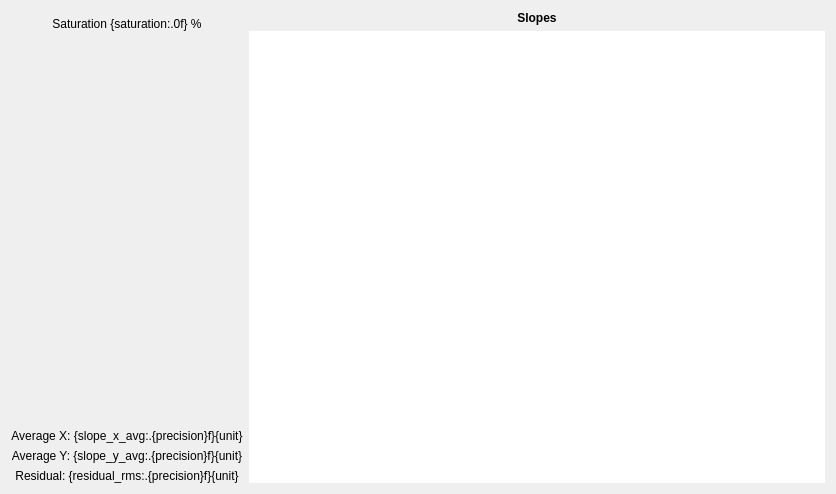
<?xml version="1.0" encoding="UTF-8"?>
<ui version="4.0">
 <class>SlopesWidget</class>
 <widget class="QWidget" name="SlopesWidget">
  <property name="geometry">
   <rect>
    <x>0</x>
    <y>0</y>
    <width>836</width>
    <height>494</height>
   </rect>
  </property>
  <property name="windowTitle">
   <string>Slopes - KalAO</string>
  </property>
  <layout class="QGridLayout" name="gridLayout" columnstretch="0,1">
   <item row="0" column="1">
    <widget class="QLabel" name="title_label">
     <property name="font">
      <font>
       <bold>true</bold>
      </font>
     </property>
     <property name="text">
      <string>Slopes</string>
     </property>
     <property name="alignment">
      <set>Qt::AlignmentFlag::AlignCenter</set>
     </property>
    </widget>
   </item>
   <item row="0" column="0" rowspan="2">
    <layout class="QVBoxLayout" name="side_layout">
     <item>
      <widget class="ImgMinMaxPart" name="minmax_widget"/>
     </item>
     <item>
      <widget class="KLabel" name="saturation_label">
       <property name="text">
        <string>Saturation {saturation:.0f} %</string>
       </property>
       <property name="alignment">
        <set>Qt::AlignmentFlag::AlignCenter</set>
       </property>
      </widget>
     </item>
     <item>
      <spacer name="verticalSpacer">
       <property name="orientation">
        <enum>Qt::Orientation::Vertical</enum>
       </property>
       <property name="sizeHint" stdset="0">
        <size>
         <width>20</width>
         <height>40</height>
        </size>
       </property>
      </spacer>
     </item>
     <item>
      <widget class="KLabel" name="slope_x_avg_label">
       <property name="text">
        <string>Average X: {slope_x_avg:.{precision}f}{unit}</string>
       </property>
       <property name="alignment">
        <set>Qt::AlignmentFlag::AlignCenter</set>
       </property>
      </widget>
     </item>
     <item>
      <widget class="KLabel" name="slope_y_avg_label">
       <property name="text">
        <string>Average Y: {slope_y_avg:.{precision}f}{unit}</string>
       </property>
       <property name="alignment">
        <set>Qt::AlignmentFlag::AlignCenter</set>
       </property>
      </widget>
     </item>
     <item>
      <widget class="KLabel" name="residual_rms_label">
       <property name="text">
        <string>Residual: {residual_rms:.{precision}f}{unit}</string>
       </property>
       <property name="alignment">
        <set>Qt::AlignmentFlag::AlignCenter</set>
       </property>
      </widget>
     </item>
    </layout>
   </item>
   <item row="1" column="1">
    <widget class="KImageViewer" name="slopes_view">
     <property name="enabled">
      <bool>true</bool>
     </property>
     <property name="frameShape">
      <enum>QFrame::Shape::NoFrame</enum>
     </property>
     <property name="verticalScrollBarPolicy">
      <enum>Qt::ScrollBarPolicy::ScrollBarAlwaysOff</enum>
     </property>
     <property name="horizontalScrollBarPolicy">
      <enum>Qt::ScrollBarPolicy::ScrollBarAlwaysOff</enum>
     </property>
     <property name="sizeAdjustPolicy">
      <enum>QAbstractScrollArea::SizeAdjustPolicy::AdjustToContents</enum>
     </property>
    </widget>
   </item>
  </layout>
 </widget>
 <customwidgets>
  <customwidget>
   <class>ImgMinMaxPart</class>
   <extends>QWidget</extends>
   <header>kalao.guis.utils.parts</header>
  </customwidget>
  <customwidget>
   <class>KLabel</class>
   <extends>QLabel</extends>
   <header>kalao.guis.utils.widgets</header>
  </customwidget>
  <customwidget>
   <class>KImageViewer</class>
   <extends>QGraphicsView</extends>
   <header>kalao.guis.utils.widgets</header>
  </customwidget>
 </customwidgets>
 <resources/>
 <connections/>
</ui>
